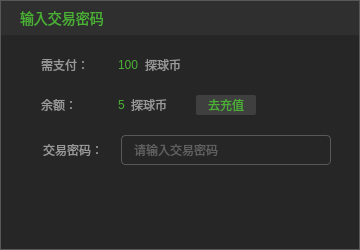
<?xml version="1.0" encoding="UTF-8"?>
<ui version="4.0">
 <class>TQPayConfirmDlg</class>
 <widget class="QDialog" name="TQPayConfirmDlg">
  <property name="geometry">
   <rect>
    <x>0</x>
    <y>0</y>
    <width>360</width>
    <height>250</height>
   </rect>
  </property>
  <property name="minimumSize">
   <size>
    <width>360</width>
    <height>250</height>
   </size>
  </property>
  <property name="windowTitle">
   <string>TQPayConfirmDlg</string>
  </property>
  <property name="styleSheet">
   <string notr="true">#wgt_main{
background:#262626;
border:1px solid #585858;
}
QLabel,QPushButton,QLineEdit{
font-family:&quot;微软雅黑&quot;;
font-size:12px;
background:transparent;
color:#999999;
}</string>
  </property>
  <layout class="QGridLayout" name="gridLayout">
   <property name="leftMargin">
    <number>0</number>
   </property>
   <property name="topMargin">
    <number>0</number>
   </property>
   <property name="rightMargin">
    <number>0</number>
   </property>
   <property name="bottomMargin">
    <number>0</number>
   </property>
   <property name="spacing">
    <number>0</number>
   </property>
   <item row="0" column="0">
    <widget class="QWidget" name="wgt_main" native="true">
     <property name="styleSheet">
      <string notr="true">#wgt_title{
background:#2F2F2F;
}
#lbl_pay_passwd{
padding-left:39px;
}
#lineEdit_pay_passwd{
border:1px solid #585858;
border-radius:4px;
padding-left:10px;
}
#btn_confirm{
background-image: url(:/TQLive/images/btn_confirm.png);
background-repeat:no-repeat;
border:none;
}
#btn_confirm:hover{
background-image: url(:/TQLive/images/btn_confirm_hover.png);
}
#btn_confirm:pressed{
margin:1px;
padding:1px;
}
#btn_cancel{
background-image: url(:/TQLive/images/btn_cancel.png);
background-repeat:no-repeat;
border:none;
}
#btn_cancel:hover{
background-image: url(:/TQLive/images/btn_cancel_hover.png);
}
#btn_cancel:pressed{
margin:1px;
padding:1px;
}</string>
     </property>
     <layout class="QVBoxLayout" name="verticalLayout">
      <property name="spacing">
       <number>0</number>
      </property>
      <property name="leftMargin">
       <number>1</number>
      </property>
      <property name="topMargin">
       <number>1</number>
      </property>
      <property name="rightMargin">
       <number>1</number>
      </property>
      <property name="bottomMargin">
       <number>16</number>
      </property>
      <item>
       <widget class="QWidget" name="wgt_title" native="true">
        <property name="minimumSize">
         <size>
          <width>0</width>
          <height>34</height>
         </size>
        </property>
        <property name="maximumSize">
         <size>
          <width>16777215</width>
          <height>34</height>
         </size>
        </property>
        <property name="styleSheet">
         <string notr="true">#lbl_title{
font-size:14px;
color:#4AB134;
}
#btn_close{
background-image: url(:/TQLive/images/pb_close_pressed.png);
background-repeat:no-repeat;
border:none;
}
#btn_close:hover{
background-image: url(:/TQLive/images/pb_close_normal.png);
}
#btn_close:pressed{
margin:1px;
padding:1px;
}</string>
        </property>
        <layout class="QHBoxLayout" name="horizontalLayout_3">
         <property name="spacing">
          <number>0</number>
         </property>
         <property name="leftMargin">
          <number>19</number>
         </property>
         <property name="topMargin">
          <number>0</number>
         </property>
         <property name="rightMargin">
          <number>9</number>
         </property>
         <property name="bottomMargin">
          <number>0</number>
         </property>
         <item>
          <widget class="QLabel" name="lbl_title">
           <property name="text">
            <string>输入交易密码</string>
           </property>
          </widget>
         </item>
         <item>
          <widget class="QPushButton" name="btn_close">
           <property name="minimumSize">
            <size>
             <width>12</width>
             <height>13</height>
            </size>
           </property>
           <property name="maximumSize">
            <size>
             <width>12</width>
             <height>13</height>
            </size>
           </property>
           <property name="text">
            <string/>
           </property>
          </widget>
         </item>
        </layout>
       </widget>
      </item>
      <item>
       <widget class="QWidget" name="wgt_header" native="true">
        <property name="minimumSize">
         <size>
          <width>0</width>
          <height>0</height>
         </size>
        </property>
        <property name="styleSheet">
         <string notr="true">#lbl_payable_value,#lbl_balance_value{
color:#4AB134;
}
#btn_recharge{
background:#3F3F3F;
border-radius:2px;
color:#4AB134;
padding-left:0px;
padding-right:0px;
}
#btn_recharge:hover,#btn_recharge:pressed{
margin:1px;
padding:1px;
}</string>
        </property>
        <layout class="QVBoxLayout" name="verticalLayout_2">
         <property name="spacing">
          <number>20</number>
         </property>
         <property name="leftMargin">
          <number>40</number>
         </property>
         <property name="topMargin">
          <number>20</number>
         </property>
         <property name="rightMargin">
          <number>40</number>
         </property>
         <property name="bottomMargin">
          <number>20</number>
         </property>
         <item>
          <layout class="QHBoxLayout" name="horizontalLayout_6">
           <property name="spacing">
            <number>29</number>
           </property>
           <item>
            <widget class="QLabel" name="lbl_payable">
             <property name="minimumSize">
              <size>
               <width>48</width>
               <height>0</height>
              </size>
             </property>
             <property name="maximumSize">
              <size>
               <width>48</width>
               <height>16777215</height>
              </size>
             </property>
             <property name="text">
              <string>需支付：</string>
             </property>
            </widget>
           </item>
           <item>
            <layout class="QHBoxLayout" name="horizontalLayout_4">
             <property name="spacing">
              <number>6</number>
             </property>
             <item alignment="Qt::AlignHCenter">
              <widget class="QLabel" name="lbl_payable_value">
               <property name="text">
                <string>100</string>
               </property>
              </widget>
             </item>
             <item>
              <widget class="QLabel" name="lbl_payable_unit">
               <property name="text">
                <string>探球币</string>
               </property>
              </widget>
             </item>
            </layout>
           </item>
           <item>
            <spacer name="horizontalSpacer_3">
             <property name="orientation">
              <enum>Qt::Horizontal</enum>
             </property>
             <property name="sizeHint" stdset="0">
              <size>
               <width>40</width>
               <height>20</height>
              </size>
             </property>
            </spacer>
           </item>
          </layout>
         </item>
         <item>
          <layout class="QHBoxLayout" name="horizontalLayout_7">
           <property name="spacing">
            <number>29</number>
           </property>
           <item>
            <widget class="QLabel" name="lbl_balance">
             <property name="minimumSize">
              <size>
               <width>48</width>
               <height>0</height>
              </size>
             </property>
             <property name="maximumSize">
              <size>
               <width>48</width>
               <height>16777215</height>
              </size>
             </property>
             <property name="text">
              <string>余额：</string>
             </property>
            </widget>
           </item>
           <item>
            <layout class="QHBoxLayout" name="horizontalLayout_5">
             <item>
              <widget class="QLabel" name="lbl_balance_value">
               <property name="text">
                <string>5</string>
               </property>
              </widget>
             </item>
             <item>
              <widget class="QLabel" name="lbl_balance_unit">
               <property name="text">
                <string>探球币</string>
               </property>
              </widget>
             </item>
            </layout>
           </item>
           <item>
            <widget class="QPushButton" name="btn_recharge">
             <property name="minimumSize">
              <size>
               <width>60</width>
               <height>20</height>
              </size>
             </property>
             <property name="maximumSize">
              <size>
               <width>60</width>
               <height>20</height>
              </size>
             </property>
             <property name="text">
              <string>去充值</string>
             </property>
            </widget>
           </item>
           <item>
            <spacer name="horizontalSpacer_2">
             <property name="orientation">
              <enum>Qt::Horizontal</enum>
             </property>
             <property name="sizeHint" stdset="0">
              <size>
               <width>40</width>
               <height>20</height>
              </size>
             </property>
            </spacer>
           </item>
          </layout>
         </item>
        </layout>
       </widget>
      </item>
      <item>
       <layout class="QHBoxLayout" name="horizontalLayout_2">
        <property name="spacing">
         <number>15</number>
        </property>
        <item>
         <widget class="QLabel" name="lbl_pay_passwd">
          <property name="text">
           <string>交易密码：</string>
          </property>
         </widget>
        </item>
        <item>
         <widget class="QLineEdit" name="lineEdit_pay_passwd">
          <property name="minimumSize">
           <size>
            <width>210</width>
            <height>30</height>
           </size>
          </property>
          <property name="maximumSize">
           <size>
            <width>210</width>
            <height>30</height>
           </size>
          </property>
          <property name="echoMode">
           <enum>QLineEdit::Password</enum>
          </property>
          <property name="placeholderText">
           <string>请输入交易密码</string>
          </property>
         </widget>
        </item>
        <item>
         <spacer name="horizontalSpacer_4">
          <property name="orientation">
           <enum>Qt::Horizontal</enum>
          </property>
          <property name="sizeHint" stdset="0">
           <size>
            <width>40</width>
            <height>20</height>
           </size>
          </property>
         </spacer>
        </item>
       </layout>
      </item>
      <item>
       <spacer name="verticalSpacer">
        <property name="orientation">
         <enum>Qt::Vertical</enum>
        </property>
        <property name="sizeHint" stdset="0">
         <size>
          <width>20</width>
          <height>34</height>
         </size>
        </property>
       </spacer>
      </item>
      <item>
       <layout class="QHBoxLayout" name="horizontalLayout">
        <property name="spacing">
         <number>20</number>
        </property>
        <property name="leftMargin">
         <number>20</number>
        </property>
        <property name="rightMargin">
         <number>20</number>
        </property>
        <item>
         <spacer name="horizontalSpacer">
          <property name="orientation">
           <enum>Qt::Horizontal</enum>
          </property>
          <property name="sizeHint" stdset="0">
           <size>
            <width>40</width>
            <height>20</height>
           </size>
          </property>
         </spacer>
        </item>
        <item>
         <widget class="QPushButton" name="btn_confirm">
          <property name="minimumSize">
           <size>
            <width>82</width>
            <height>26</height>
           </size>
          </property>
          <property name="maximumSize">
           <size>
            <width>82</width>
            <height>26</height>
           </size>
          </property>
          <property name="text">
           <string/>
          </property>
         </widget>
        </item>
        <item>
         <widget class="QPushButton" name="btn_cancel">
          <property name="minimumSize">
           <size>
            <width>82</width>
            <height>26</height>
           </size>
          </property>
          <property name="maximumSize">
           <size>
            <width>82</width>
            <height>26</height>
           </size>
          </property>
          <property name="text">
           <string/>
          </property>
         </widget>
        </item>
       </layout>
      </item>
     </layout>
    </widget>
   </item>
  </layout>
 </widget>
 <layoutdefault spacing="6" margin="11"/>
 <resources>
  <include location="TQLive.qrc"/>
 </resources>
 <connections/>
</ui>
